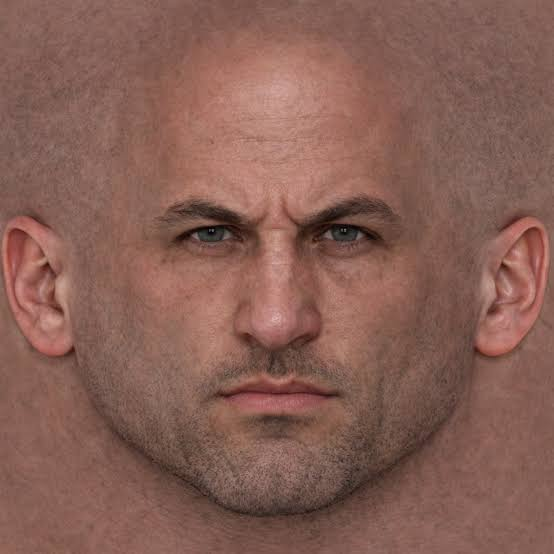
#> input picture assets/players/player_face_2.jpg, 554 x 554 px, found by its file name
$ python generate_todd_face.py
#> lines starting #> are read from the running program, lines starting #| are printed output that depends on the picture; after the words box and inside, x2 and y2 are one past the last pixel; in counts of white or black regions, pixels touching at a corner belong together
"""Genera assets/players/todd_face.jpg: il volto di Todd, il cronometrista centrale del PalaHockey di
Cittadella, con barba e baffi. Parte da assets/players/player_face_2.jpg (volto steso frontale, già con
un filo di barba) e ci dipinge sopra barba piena, basette e baffi, pelo per pelo.
Uso (dalla cartella del progetto): python tools/generate_todd_face.py .
Richiede numpy e Pillow.
"""
import sys, os, math, random
import numpy as np
from PIL import Image, ImageDraw, ImageFilter, ImageChops

ROOT = sys.argv[1] if len(sys.argv) > 1 else '.'
SRC = os.path.join(ROOT, 'assets', 'players', 'player_face_2.jpg')
OUT = os.path.join(ROOT, 'assets', 'players', 'todd_face.jpg')
random.seed(7)

base = Image.open(SRC).convert('RGB')
#> base is the input picture: PIL image 554x554 RGB; mean R, G, B 134.9, 95.2, 84.9
W, H = base.size
#> W = 554; H = 554
S = 2                                    # lavoro a risoluzione doppia, poi riduco
WW, HH = W * S, H * S
#> WW = 1108; HH = 1108
P = lambda x, y: (x * WW, y * HH)

# ---------- maschera della barba (coordinate normalizzate sulla foto stesa)
# guance basse, mascella, mento e basette fino alle orecchie; il bordo superiore segue lo zigomo
outer = [(0.175, 0.44), (0.19, 0.56), (0.225, 0.68), (0.28, 0.79), (0.35, 0.875), (0.43, 0.925), (0.5, 0.94),
         (0.57, 0.925), (0.65, 0.875), (0.72, 0.79), (0.775, 0.68), (0.81, 0.56), (0.825, 0.44)]
inner = [(0.765, 0.45), (0.745, 0.55), (0.70, 0.605), (0.63, 0.625), (0.565, 0.64), (0.5, 0.645),
         (0.435, 0.64), (0.37, 0.625), (0.30, 0.605), (0.255, 0.55), (0.235, 0.45)]
mask = Image.new('L', (WW, HH), 0)
#> mask: PIL image 1108x1108 L; every value is 0
d = ImageDraw.Draw(mask)
d.polygon([P(*p) for p in outer + inner], fill=255)
# bocca: le labbra restano scoperte (un po' di pelo sopra il labbro inferiore)
lips = Image.new('L', (WW, HH), 0)
ImageDraw.Draw(lips).ellipse([*P(0.435, 0.705), *P(0.565, 0.745)], fill=255)
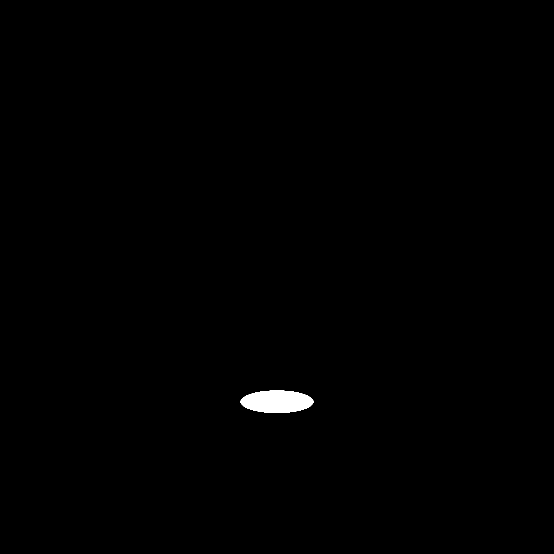
#> lips: PIL image 1108x1108 L (shown at 1/2 size); 0.42% white; 1 white region, box (x1, y1, x2, y2) and area: (481, 781, 627, 826) 5162
lips = lips.filter(ImageFilter.GaussianBlur(4 * S))
mask = ImageChops.subtract(mask, lips)
mask = mask.filter(ImageFilter.GaussianBlur(9 * S))     # bordi sfumati, la barba "nasce" dalla pelle
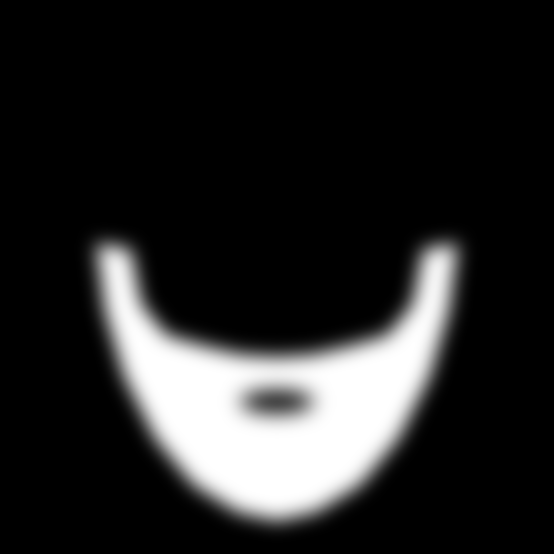
#> mask: PIL image 1108x1108 L (shown at 1/2 size); min 0, max 255, mean 38.1

# ---------- maschera dei baffi: dal sotto-naso al labbro superiore, con le punte che scendono
must = Image.new('L', (WW, HH), 0)
md = ImageDraw.Draw(must)
md.polygon([P(0.405, 0.705), P(0.43, 0.672), P(0.47, 0.656), P(0.5, 0.66), P(0.53, 0.656), P(0.57, 0.672),
            P(0.595, 0.705), P(0.585, 0.72), P(0.55, 0.703), P(0.5, 0.708), P(0.45, 0.703), P(0.415, 0.72)], fill=255)
must = must.filter(ImageFilter.GaussianBlur(3 * S))

# ---------- peli: tratti corti orientati come la crescita della barba
hair = Image.new('RGBA', (WW, HH), (0, 0, 0, 0))
#> hair: PIL image 1108x1108 RGBA; every value is 0
hd = ImageDraw.Draw(hair)
cols = [(52, 36, 26), (66, 46, 32), (40, 28, 21), (82, 60, 42), (30, 22, 17), (96, 72, 52)]
m_arr = np.asarray(mask)
u_arr = np.asarray(must)


def grow_dir(x, y):
    """direzione del pelo: verso il basso, aperta verso l'esterno sulle guance, verso il mento sul mento"""
    dx = (x - 0.5) * 0.9
    dy = 1.0
    if y > 0.85:
        dx = (0.5 - x) * 0.6           # sul mento converge al centro
    n = math.hypot(dx, dy)
    return dx / n, dy / n


for _ in range(26000):
    x, y = random.random(), 0.42 + random.random() * 0.54
    a = m_arr[int(y * HH) % HH, int(x * WW) % WW] / 255
    if a < 0.15 or random.random() > a:
        continue
    gx, gy = grow_dir(x, y)
    ang = math.atan2(gy, gx) + random.uniform(-0.45, 0.45)
    ln = random.uniform(5, 12) * S
    x0, y0 = x * WW, y * HH
    c = random.choice(cols)
    hd.line([(x0, y0), (x0 + math.cos(ang) * ln, y0 + math.sin(ang) * ln)], fill=c + (int(150 + 100 * a),), width=random.choice([1, 2, 2, 3]))
#> this loop made 26000 passes
#> a on passes 1 to 3: 0, 0, 0.0706

for _ in range(5000):                   # baffi: peli più lunghi, dal centro verso le punte
    x, y = 0.40 + random.random() * 0.2, 0.65 + random.random() * 0.075
    a = u_arr[int(y * HH), int(x * WW)] / 255
    if a < 0.2 or random.random() > a:
        continue
    side = -1 if x < 0.5 else 1
    ang = math.atan2(0.55, side * 1.0) + random.uniform(-0.3, 0.3)
    ln = random.uniform(8, 16) * S
    x0, y0 = x * WW, y * HH
    c = random.choice(cols[:5])
    hd.line([(x0, y0), (x0 + math.cos(ang) * ln, y0 + math.sin(ang) * ln)], fill=c + (230,), width=random.choice([2, 2, 3]))
#> this loop made 5000 passes
#> (x, y, a, side, ang, ln, x0, y0) on passes 1, 2, 4: (0.52, 0.679, 1, 1, 0.34, 19.61, 576, 752.1), (0.519, 0.694, 0.992, 1, 0.365, 28.36, 575.1, 768.5), (0.434, 0.697, 0.996, -1, 2.74, 25.6, 480.4, 771.9)

# ---------- composizione: fondo scuro morbido sotto i peli (densità), poi i peli, poi un filo di luce
big = base.resize((WW, HH), Image.LANCZOS).convert('RGBA')
under = Image.new('RGBA', (WW, HH), (48, 34, 25, 0))
dens = ImageChops.lighter(mask, must).point(lambda v: int(v * 0.78))
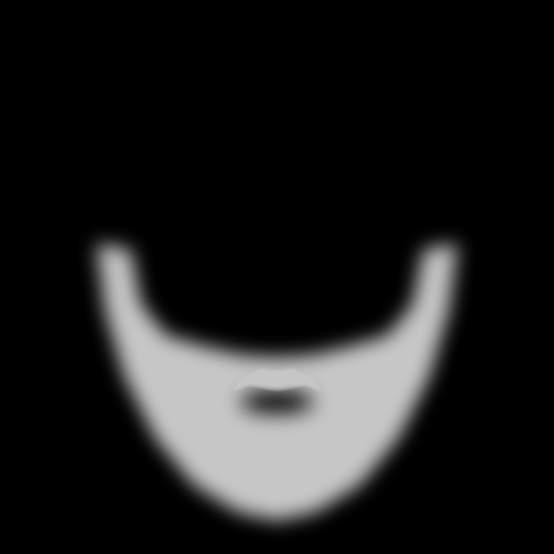
#> dens: PIL image 1108x1108 L (shown at 1/2 size); min 0, max 198, mean 29.7
under.putalpha(dens)
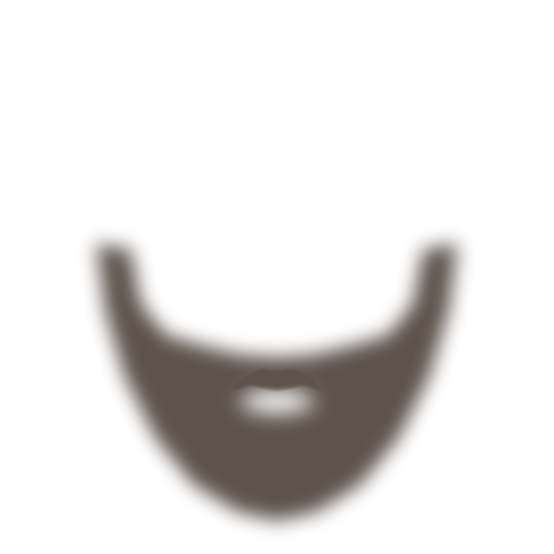
#> under: PIL image 1108x1108 RGBA (shown at 1/2 size); mean R, G, B, A 48, 34, 25, 29.7; transparent parts drawn white
big.alpha_composite(under)
hair_soft = hair.filter(ImageFilter.GaussianBlur(0.6))
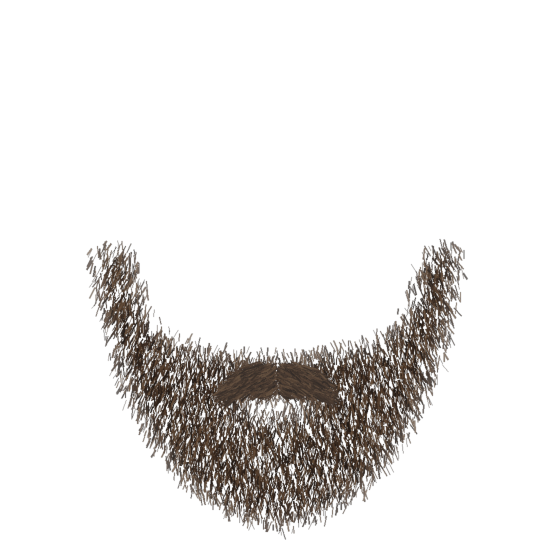
#> hair_soft: PIL image 1108x1108 RGBA (shown at 1/2 size); mean R, G, B, A 7.4, 5.3, 3.8, 28.5; transparent parts drawn white
big.alpha_composite(hair_soft)
# riflesso sul mento e sulle guance (volume)
hl = Image.new('L', (WW, HH), 0)
ImageDraw.Draw(hl).ellipse([*P(0.40, 0.80), *P(0.60, 0.90)], fill=70)
#> hl: PIL image 1108x1108 L; values 0 (black) and 70 (white), 1.6% white; 1 white region, box (x1, y1, x2, y2) and area: (443, 886, 665, 998) 19532
ImageDraw.Draw(hl).ellipse([*P(0.27, 0.62), *P(0.37, 0.74)], fill=40)
ImageDraw.Draw(hl).ellipse([*P(0.63, 0.62), *P(0.73, 0.74)], fill=40)
hl = ImageChops.multiply(hl.filter(ImageFilter.GaussianBlur(14 * S)), mask)
light = Image.new('RGBA', (WW, HH), (150, 120, 96, 0))
light.putalpha(hl)
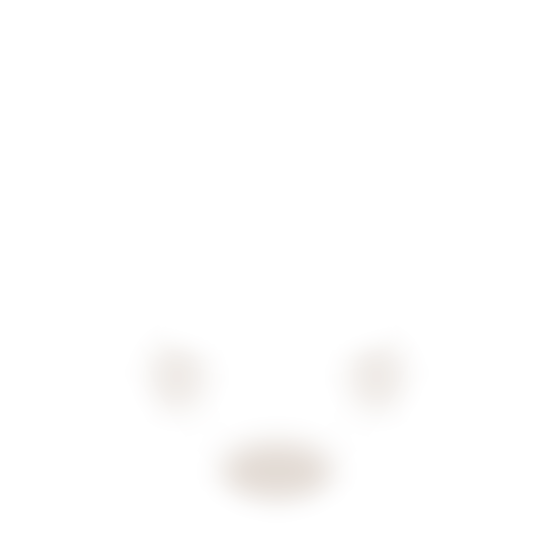
#> light: PIL image 1108x1108 RGBA (shown at 1/2 size); mean R, G, B, A 150, 120, 96, 1.7; transparent parts drawn white
big.alpha_composite(light)

# labbra di nuovo visibili tra baffi e barba del mento
lipm = Image.new('L', (WW, HH), 0)
ImageDraw.Draw(lipm).ellipse([*P(0.445, 0.709), *P(0.555, 0.744)], fill=235)
#> lipm: PIL image 1108x1108 L; values 0 (black) and 235 (white), 0.31% white; 1 white region, box (x1, y1, x2, y2) and area: (493, 785, 615, 825) 3844
lipm = lipm.filter(ImageFilter.GaussianBlur(3 * S))
big.paste(base.resize((WW, HH), Image.LANCZOS).convert('RGBA'), (0, 0), lipm)

out = big.convert('RGB').resize((W, H), Image.LANCZOS)
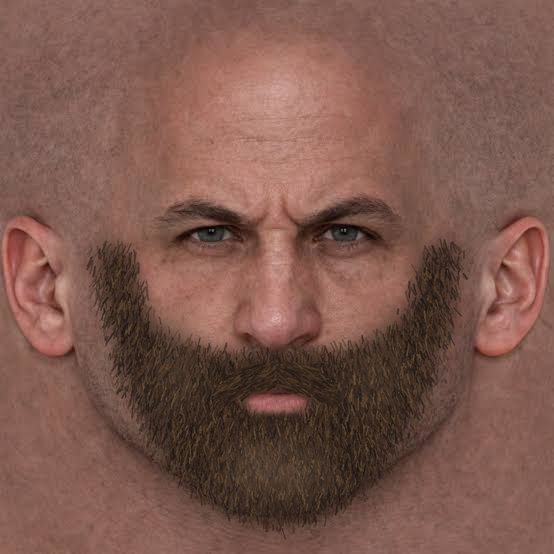
#> out: PIL image 554x554 RGB; mean R, G, B 124.8, 87.9, 77.6
out.save(OUT, quality=90, optimize=True)
print('scritto', OUT, out.size)
#| scritto ./assets/players/todd_face.jpg (554, 554)

$ run again, with assets/players/player_face_3.jpg copied over assets/players/player_face_2.jpg
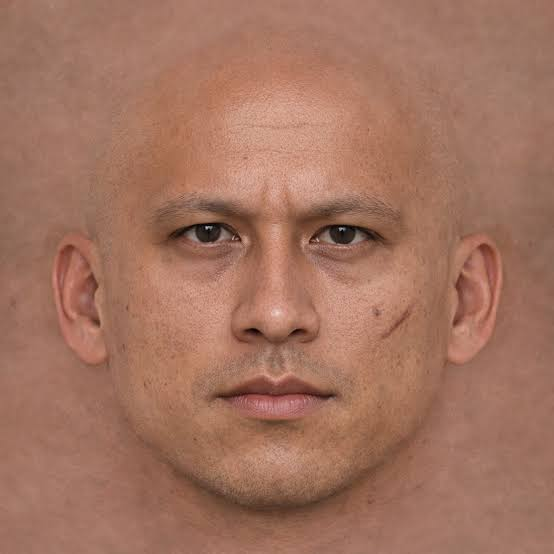
#> input picture assets/players/player_face_3.jpg, 554 x 554 px, found by its file name
#> base is the input picture: PIL image 554x554 RGB; mean R, G, B 162.2, 114.7, 95.5
#> hair: PIL image 1108x1108 RGBA; every value is 0
#> the loop `for _ in range(26000):` made 26000 passes
#> a on passes 1 to 3: 0, 0, 0.0706
#> the loop `for _ in range(5000):` made 5000 passes
#> (x, y, a, side, ang, ln, x0, y0) on passes 1, 2, 4: (0.52, 0.679, 1, 1, 0.34, 19.61, 576, 752.1), (0.519, 0.694, 0.992, 1, 0.365, 28.36, 575.1, 768.5), (0.434, 0.697, 0.996, -1, 2.74, 25.6, 480.4, 771.9)
#> `big.alpha_composite(hair_soft)`:
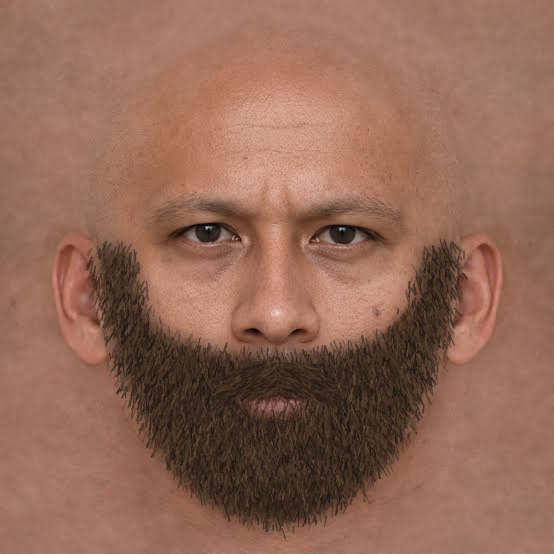
#> big: PIL image 1108x1108 RGBA (shown at 1/2 size); mean R, G, B, A 145.8, 103.6, 86.3, 255
#> `out = big.convert('RGB').resize((W, H), Image.LANCZOS)`:
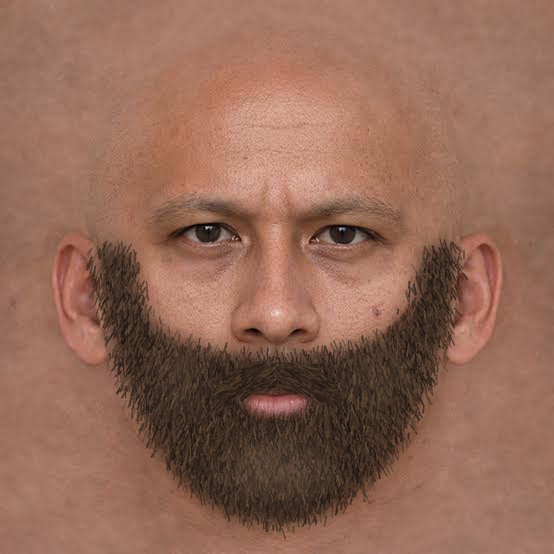
#> out: PIL image 554x554 RGB; mean R, G, B 146.6, 104.2, 86.8
#| scritto ./assets/players/todd_face.jpg (554, 554)

$ run again, with assets/players/player_face_1_beard.jpg copied over assets/players/player_face_2.jpg
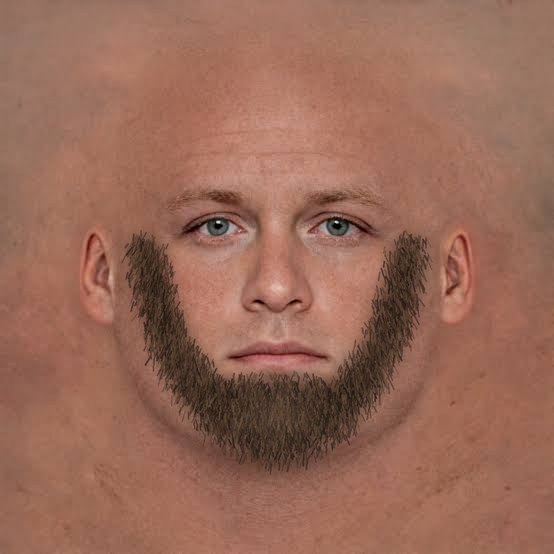
#> input picture assets/players/player_face_1_beard.jpg, 554 x 554 px, found by its file name
#> base is the input picture: PIL image 554x554 RGB; mean R, G, B 152.4, 105.1, 87.8
#> hair: PIL image 1108x1108 RGBA; every value is 0
#> the loop `for _ in range(26000):` made 26000 passes
#> a on passes 1 to 3: 0, 0, 0.0706
#> the loop `for _ in range(5000):` made 5000 passes
#> (x, y, a, side, ang, ln, x0, y0) on passes 1, 2, 4: (0.52, 0.679, 1, 1, 0.34, 19.61, 576, 752.1), (0.519, 0.694, 0.992, 1, 0.365, 28.36, 575.1, 768.5), (0.434, 0.697, 0.996, -1, 2.74, 25.6, 480.4, 771.9)
#> `out = big.convert('RGB').resize((W, H), Image.LANCZOS)`:
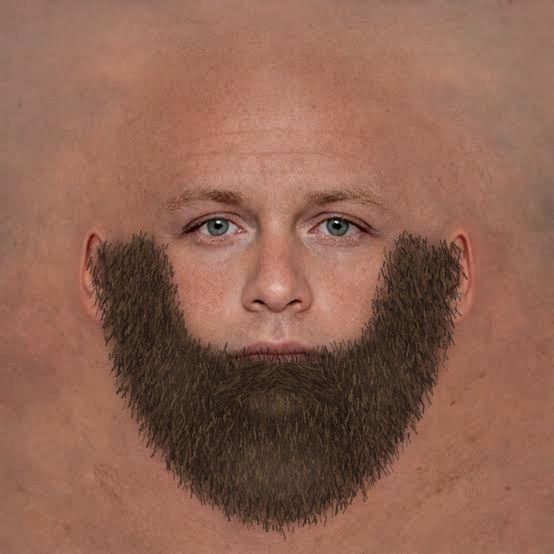
#> out: PIL image 554x554 RGB; mean R, G, B 142.6, 98.9, 82
#| scritto ./assets/players/todd_face.jpg (554, 554)
